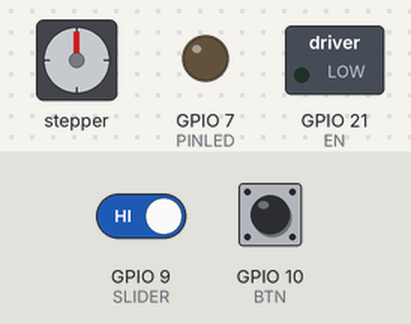
A sketch run on a simulated ESP8266 (NodeMCU). On the bench: stepper motor, switched loads named in the sketch (green lamp = pin HIGH), output pins drawn as LEDs (lit = HIGH). Dashed ring = blinking. Inputs (shaded band) come from the test bench; at power-on: GPIO 9 (SLIDER) HIGH, GPIO 10 (BTN) HIGH. Random numbers use the default seed unless the sketch sets one; the audio player accepts every command and is not drawn; stepper angles assume 200 steps per turn; what the sketch prints to the serial monitor is not drawn.

Above: at 1.7 s.
1.8 s: GPIO 9 (SLIDER) driven LOW
At 1.88 s:
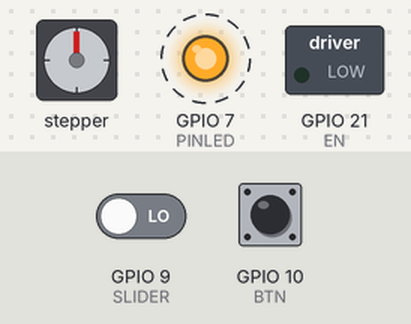
4.8 s: GPIO 10 (BTN) pulled LOW for 0.15 s
At 5.32 s:
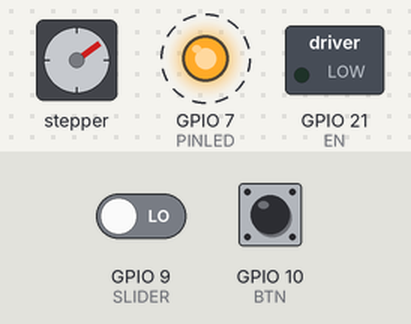
7.8 s: GPIO 10 (BTN) pulled LOW for 1 s
At 8.25 s:
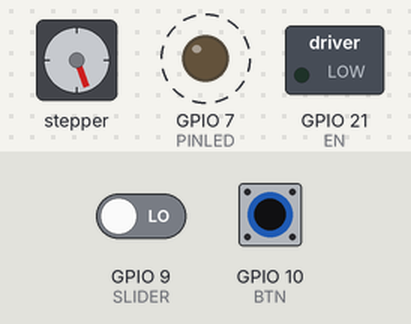
10.8 s: GPIO 9 (SLIDER) driven HIGH
At 13.17 s:
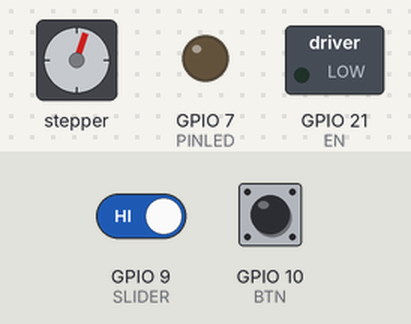
13.8 s: GPIO 9 (SLIDER) driven LOW
At 13.88 s:
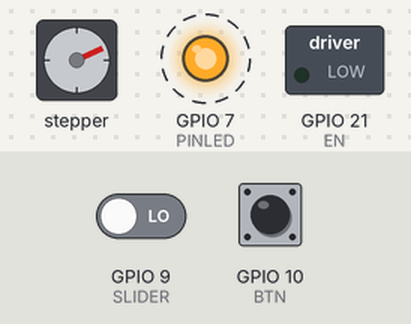
16.8 s: GPIO 10 (BTN) pulled LOW for 3.2 s
At 17.06 s:
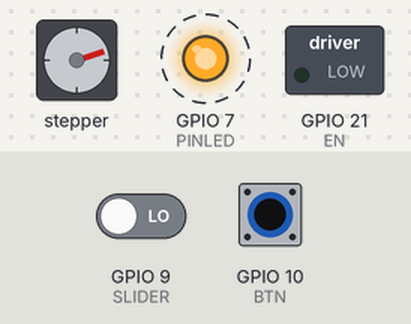
Timing chart, 0 to 22.5 s (numbered marks = the images above; inputs shaded):
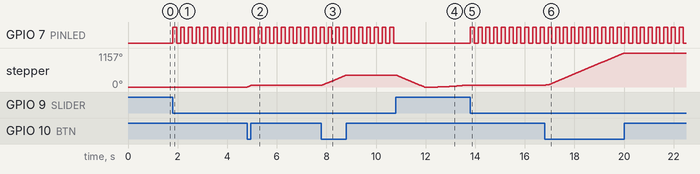

The sketch:

volatile.ino
```cpp
class Blinker {
//—————————————————————————————————————
//             __Init__
  private:
    byte pinLED;
    boolean ledState = LOW;
    unsigned long timeLedOn;
    unsigned long timeLedOff;
    unsigned long nextChangeTime = 0;

  public:
    Blinker(byte pinLED, unsigned long timeLedOn, unsigned long timeLedOff) {
      this->pinLED = pinLED;
      this->timeLedOn = timeLedOn;
      this->timeLedOff = timeLedOff;
      pinMode(pinLED, OUTPUT);
    }

//—————————————————————————————————————
//              Refresh
    void check() {
      unsigned long currentTime = millis();
      if (currentTime >= nextChangeTime) {
        if (ledState) {
          // LED is currently turned On. Turn Off LED.
          ledState = LOW;
          nextChangeTime = currentTime + timeLedOff;
        }
        else {
          // LED is currently turned Off. Turn On LED.
          ledState = HIGH;
          nextChangeTime = currentTime + timeLedOn;
        }
        digitalWrite(pinLED, ledState);
      }
    }
//—————————————————————————————————————
//            Set Functions
    void setDuringTime(){
    }
//—————————————————————————————————————
//            Get Functions
    void getDuringTime(){
    }
};
```

_main.ino
```cpp
#include <AccelStepper.h>
#include "Arduino.h"
#include "DFRobotDFPlayerMini.h"

#define DFRX D8
#define DFTX D4
#define STEP 3
#define DIR 4
#define EN 21
#define BTN 10
#define SLIDER 9
#define PINLED 7
#define FPSerial Serial1

Blinker led = Blinker(PINLED, 153, 153);
AccelStepper stepper(AccelStepper::DRIVER, STEP, DIR);
DFRobotDFPlayerMini myDFPlayer;

void printDetail(uint8_t type, int value);

bool btnState, sliderState, settedUp, routine, home, down, playing = false;
int countStep = 0;
int targetStep = 0;
uint8_t delSteps[] = { 3, 31 }; //MILISS
uint8_t delHome[] = { 2, 3 };   //SEC
uint8_t delDown[] = { 5, 7 };  //SEC

void setup() {
  FPSerial.begin(9600, SERIAL_8N1, DFRX, DFTX);
  FPSerial.begin(9600);
  Serial.begin(115200);

  pinMode(EN, OUTPUT);
  digitalWrite(EN, LOW);
  pinMode(BTN, INPUT_PULLUP);
  pinMode(SLIDER, INPUT_PULLUP);
  pinMode(PINLED, OUTPUT);

  stepper.setMaxSpeed(1000);
  stepper.setAcceleration(500);
  stepper.moveTo(0);

  Serial.println();
  Serial.println(F("DFRobot DFPlayer Mini Demo"));
  Serial.println(F("Initializing DFPlayer ... (May take 3~5 seconds)"));

  if (!myDFPlayer.begin(FPSerial, true, true)) {
    Serial.println(F("Unable to begin:"));
    Serial.println(F("1.Please recheck the connection!"));
    Serial.println(F("2.Please insert the SD card!"));
    while (true) {
      delay(0);
    }
  }
  Serial.println(F("DFPlayer Mini online."));

  myDFPlayer.volume(30);  //Set volume value. From 0 to 30
}

void loop() {
  btnState = digitalRead(BTN);
  sliderState = digitalRead(SLIDER);

  //=================================
  //          SETTING UP
  if (!sliderState) {
    led.check();
    if (!btnState) {
      settedUp = true;
      if (stepper.distanceToGo() == 0) {
        countStep += 10;
        stepper.moveTo(countStep);
        stepper.setSpeed(500);
      }
      stepper.runSpeedToPosition();
    }
  }
  //=================================
  //       GO BACK 0 POSITION
  else if (sliderState && settedUp) {
    digitalWrite(PINLED, LOW);
    if (!routine) {
      if (stepper.distanceToGo() <= 9) {
        stepper.moveTo(0);
        stepper.setSpeed(500);
      }
      stepper.runSpeedToPosition();
      if (stepper.currentPosition() == 0) {
        routine = true;
        home = true;
        delay(500);
        myDFPlayer.loop(1);
      }
    }
    //=================================
    //        GO FOR ROUTINE
    else if (routine) {
      //=================================
      //            GO DOWN
      if (home) {
        if (!playing) {
          myDFPlayer.start();
          playing = true;
        }
        if (stepper.distanceToGo() == 0) {
          targetStep += int(random(5, 19));
          stepper.moveTo(targetStep);
          stepper.setSpeed(int(random(13, 51)));
          delay(random(delSteps[0], delSteps[1]));
        }
        if (stepper.currentPosition() >= countStep) {
          home = false;
          down = true;
          myDFPlayer.pause();
          playing = false;
          delay(random(delDown[0] * 60000, delDown[1] * 60000));
        }
        stepper.runSpeedToPosition();
      }
      //=================================
      //            GO HOME
      if (down) {
        if (!playing) {
          myDFPlayer.start();
          playing = true;
        }
        if (stepper.distanceToGo() == 0) {
          targetStep -= int(random(8, 21));
          stepper.moveTo(targetStep);
          stepper.setSpeed(int(random(13, 51)));
          delay(random(delSteps[0], delSteps[1]));
        }
        if (stepper.currentPosition() <= 0) {
          home = true;
          down = false;
          myDFPlayer.pause();
          playing = false;
          delay(random(delHome[0] * 60000, delHome[1] * 60000));
        }
        stepper.runSpeedToPosition();
      }
    }
  }
  //=================================
  delay(5);
}
```

Measured:
- after the input at 1.8 s, GPIO 7 (PINLED): alternates HIGH for 0.16 s and LOW for 0.16 s, starting at once
- after the input at 4.8 s, stepper: turns 54° clockwise in 0.16 s, starting at once
- after the input at 7.8 s, stepper: turns 354° clockwise in 1.0 s, starting at once
- after the input at 10.8 s, stepper: turns 408° counter-clockwise in 1.1 s, then 66° clockwise in 1.3 s
- after the input at 13.8 s, GPIO 7 (PINLED): alternates HIGH for 0.16 s and LOW for 0.16 s, starting at once
- after the input at 16.8 s, stepper: turns 1091° clockwise in 3.2 s, starting at once
